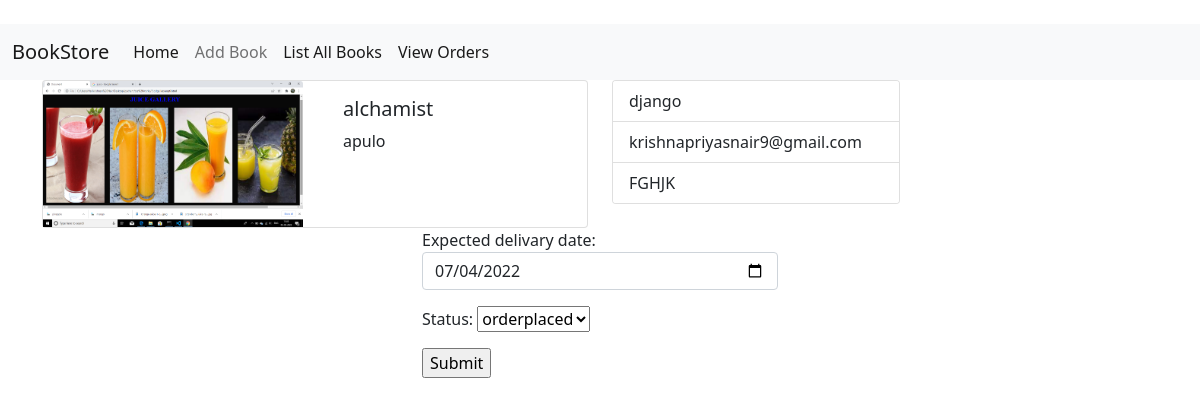
The app's page /order/change/9 with its own data.
### customer/models.py (models this page shows)
class Orders(models.Model):
    product=models.ForeignKey(Books,on_delete=models.CASCADE)
    user=models.ForeignKey(User,on_delete=models.CASCADE)
    address=models.CharField(max_length=123)
    date=models.DateTimeField(auto_now_add=True,null=True)
    edate=datetime.today()+timedelta(days=5)
    expected_delivary_date=models.DateTimeField(default=edate,null=True)
    options=(
        ("orderplaced","orderplaced"),
        ("dispatched","dispatched"),
        ("in_transit","in_transit"),
        ("delivered","delivered"),
        ("order_cancelled","order_cancelled")
    )
    status=models.CharField(max_length=20,choices=options,default="orderplaced")

### bookadd/models.py (models this page shows, shortened)
class Books(models.Model):
    book_name=models.CharField(max_length=120,unique=True)
    author=models.CharField(max_length=120)
    amount=models.PositiveBigIntegerField()
    copies=models.PositiveBigIntegerField()
    image=models.ImageField(upload_to="images",null=True)

### bookadd/views.py (the view, shortened to what this page needs)
# urls.py: path("order/change/<int:id>",views.OrderChangeView.as_view(),name="updateorder")
class OrderChangeView(UpdateView):
    model = Orders
    template_name = "order_change.html"
    form_class = OrderEditForm
    pk_url_kwarg = "id"
    def get(self, request, *args, **kwargs):
        order=Orders.objects.get(id=kwargs["id"])
        return render(request,self.template_name,{"order":order,"form":self.form_class})

### bookadd/templates/order_change.html (shortened to what this page needs)
{%extends 'base.html'%}
{%block body_block%}
<div class="row">
    <div class="col-6">
        <div class="card" style="width: 100%">
            <div class="row">
                <div class="col-6"><img src="{{order.product.image.url}}" class="card-img-top" alt="..."></div>
                <div class="col-6">
                    <div class="card-body">
                <h5 class="card-title">{{order.product.book_name}}</h5>
                <p class="card-text">{{order.product.author}}</p>
            </div>
                </div>
            </div>
        </div>
    </div>
    <div class="col-6">
        <div class="card" style="width: 18rem;">
            <ul class="list-group list-group-flush">
                <li class="list-group-item">{{order.user.username}}</li>
                <li class="list-group-item">{{order.user.email}}</li>
                <li class="list-group-item">{{order.address}}</li>
            </ul>
        </div>
    </div>
</div>
<div class="row">
    <div class="col-4"></div>
    <div class="col-4">
        <form action="" method="post" enctype="multipart/form-data">
            {{form.as_p}}
            <input type="submit">
        </form>
    </div>
    <div class="col-4"></div>
</div>
{%endblock%}

### records on screen
Orders: product.image (picture), product.book_name "alchamist", product.author "apulo", user.username "django", user.email "krishnapriyasnair9@gmail.com", address "FGHJK"
